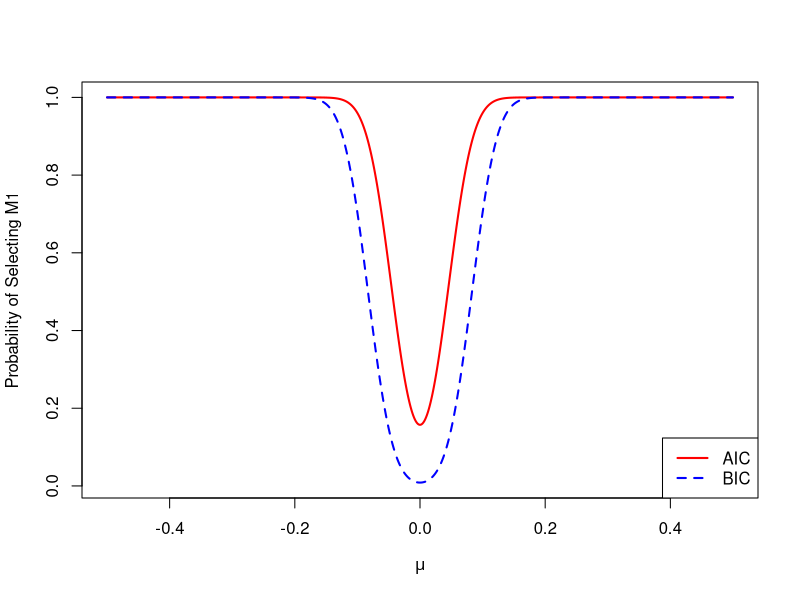
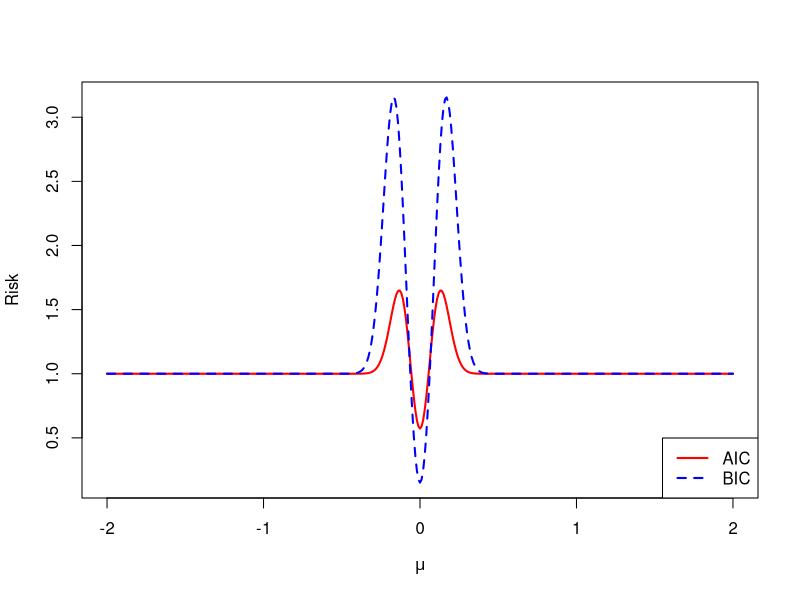

Write R code to recreate these figures, in order.
#This script replicates Figures 4.1 and 4.2 of Claeskens & Hjort (2008) - Model Selection and Model Averaging

#Figure 4.1 
mu <- seq(from = -0.5, to = 0.5, by = 0.001)

n <- 1000

pAIC <- pnorm(-sqrt(2) - sqrt(n) * mu) + (1 - pnorm(sqrt(2) - sqrt(n) * mu))  

pBIC <- pnorm(-sqrt(log(n)) - sqrt(n) * mu) + (1 - pnorm(sqrt(log(n)) - sqrt(n) * mu)) 

y.max <- max(max(pBIC), max(pAIC))
y.min <- min(min(pBIC), min(pAIC))
plot(mu, pAIC, ylim = c(y.min, y.max), xlab = expression(mu), ylab = 'Probability of Selecting M1', type = 'l', col = 'red', lwd = 2)
points(mu, pBIC, type = 'l', col = 'blue', lty = 2, lwd = 2)
legend('bottomright', legend = c('AIC', 'BIC'), lty = c(1,2), col = c('red', 'blue'), lwd = c(2,2))





#Figure 4.2
d.AIC <- function(n.T){return(2)}
d.BIC <- function(n.T){return(log(n.T))}
d.Hodge <- function(n.T){return(sqrt(n.T))}

risk <- function(n.T, mu, d.T){
  a <- -sqrt(d.T(n.T)) - sqrt(n.T) * mu
  b <- sqrt(d.T(n.T)) - sqrt(n.T) * mu
  first.term <- b * dnorm(b) - a * dnorm(a) 
  second.term <- (n.T * mu^2 - 1) * (pnorm(b) - pnorm(a))
  return(1 + first.term + second.term)
}

mu <- seq(from = -2, to = 2, by = 0.01)
sample.size <- 200


risk.mu <- cbind(risk(sample.size, mu, d.AIC), 
                 risk(sample.size, mu, d.BIC))

matplot(mu, risk.mu, ylab = 'Risk', xlab = expression(mu), type = 'l', lwd = 2, col = c("red", "blue"))
legend('bottomright', legend = c('AIC', 'BIC'), lty = c(1,2), col = c('red', 'blue'), lwd = c(2,2))

